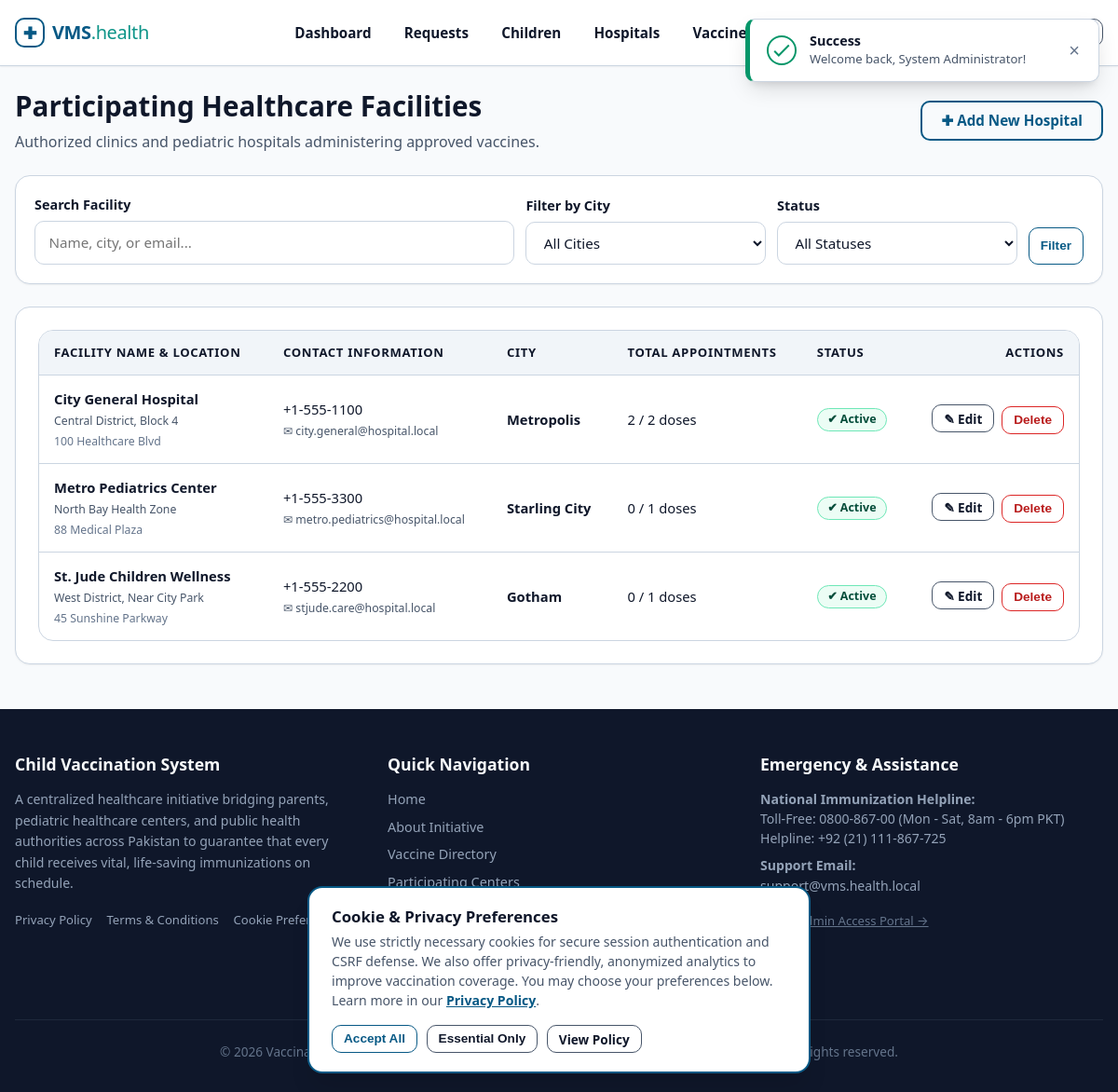
Page /vms/admin/hospitals.php (signed in) on the earlier database version.
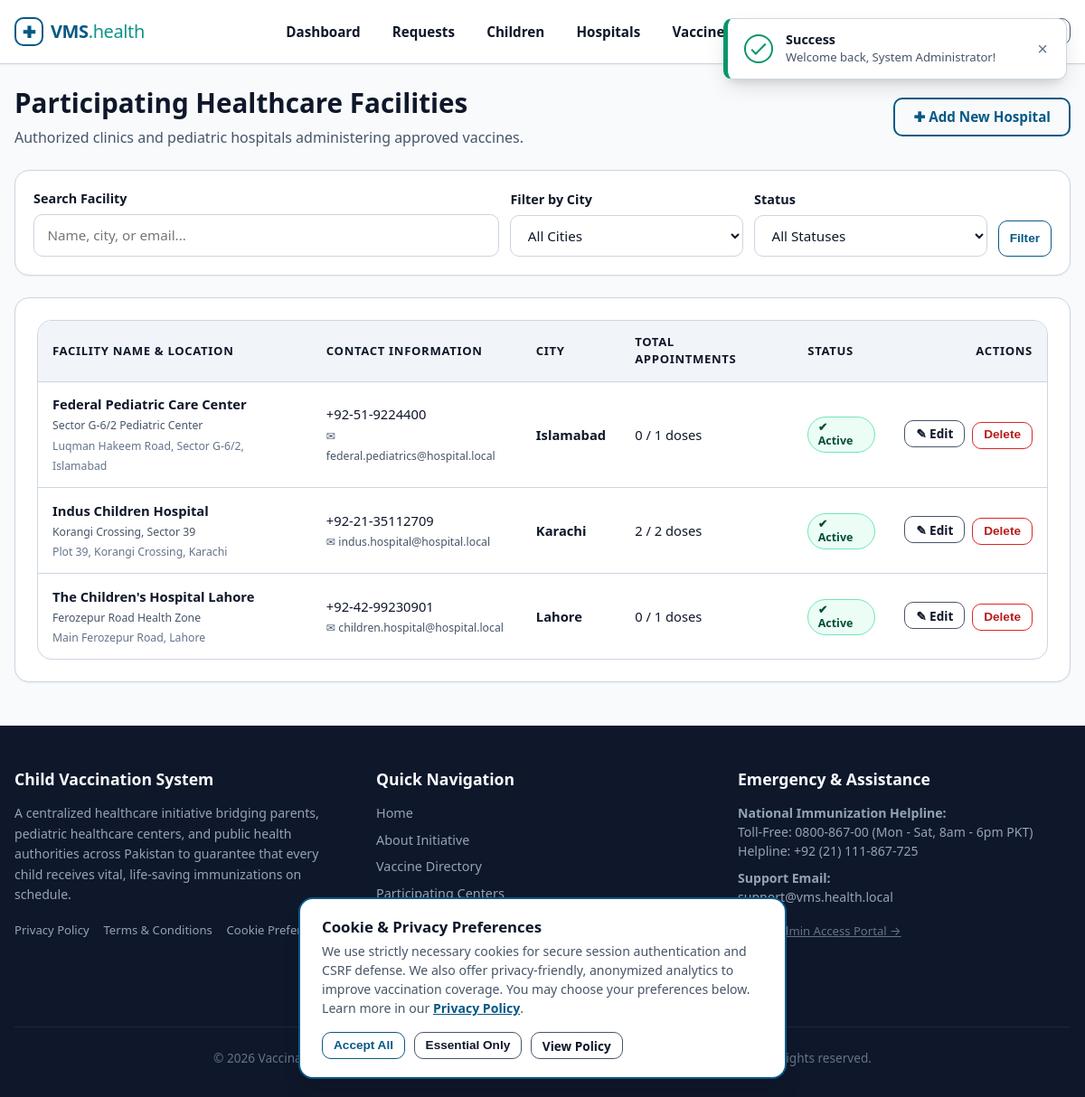
Same page on the later database version.
### tables this page shows
CREATE TABLE `hospitals` (
  `id` INT UNSIGNED NOT NULL AUTO_INCREMENT,
  `user_id` INT UNSIGNED NOT NULL COMMENT 'Foreign key to users.id',
  `name` VARCHAR(150) NOT NULL COMMENT 'Official name of the hospital / health center',
  `address` TEXT NOT NULL COMMENT 'Street address of the hospital',
  `city` VARCHAR(80) NOT NULL COMMENT 'City where hospital is located',
  `location` VARCHAR(150) NOT NULL COMMENT 'District, zone, or prominent landmark for parent search',
  `phone` VARCHAR(25) NOT NULL COMMENT 'Hospital reception / pediatric hotline',
  `status` ENUM('active', 'inactive') NOT NULL DEFAULT 'active' COMMENT 'Account status',
  `created_at` DATETIME NOT NULL DEFAULT CURRENT_TIMESTAMP,
  PRIMARY KEY (`id`),
  UNIQUE KEY `uk_hospitals_user_id` (`user_id`),
  KEY `idx_hospitals_city` (`city`),
  KEY `idx_hospitals_status` (`status`),
  CONSTRAINT `fk_hospitals_user` FOREIGN KEY (`user_id`)
    REFERENCES `users` (`id`) ON DELETE CASCADE ON UPDATE CASCADE
);

CREATE TABLE `users` (
  `id` INT UNSIGNED NOT NULL AUTO_INCREMENT,
  `name` VARCHAR(100) NOT NULL COMMENT 'Full name of user or organization representative',
  `email` VARCHAR(120) NOT NULL COMMENT 'Unique login email address',
  `password_hash` VARCHAR(255) NOT NULL COMMENT 'Bcrypt password hash produced by password_hash()',
  `role` ENUM('admin', 'parent', 'hospital') NOT NULL COMMENT 'System role controlling authorization',
  `created_at` DATETIME NOT NULL DEFAULT CURRENT_TIMESTAMP,
  PRIMARY KEY (`id`),
  UNIQUE KEY `uk_users_email` (`email`),
  KEY `idx_users_role` (`role`)
);

### vms/includes/functions.php (called while the page is built, shortened)
<?php
function url(string $path = ''): string
{
    return BASE_URL . ltrim($path, '/');
}
function e($value): string
{
    return htmlspecialchars((string)$value, ENT_QUOTES, 'UTF-8');
}

### vms/admin/hospitals.php (the view, shortened to what the changed rows need)
<?php
require_once __DIR__ . '/../includes/functions.php';
$pdo = getDBConnection();
$action = $_GET['action'] ?? 'list';
$sql = 'SELECT h.*, u.email,
               (SELECT COUNT(*) FROM bookings b WHERE b.hospital_id = h.id) AS total_bookings,
               (SELECT COUNT(*) FROM bookings b WHERE b.hospital_id = h.id AND b.vaccination_status = "vaccinated") AS total_completed
        FROM hospitals h
        JOIN users u ON h.user_id = u.id
        WHERE 1=1';
$params = [];
$sql .= ' ORDER BY h.name ASC';
$stmt = $pdo->prepare($sql);
$stmt->execute($params);
$hospitalsList = $stmt->fetchAll();
$editHospital = null;
require_once __DIR__ . '/../includes/header.php';
?>
<div class="container">
    <div style="display: flex; flex-wrap: wrap; justify-content: space-between; align-items: center; margin-bottom: 1.5rem; gap: 1rem;">
        <div>
            <h1>Participating Healthcare Facilities</h1>
        </div>
    </div>
    <?php if ($action === 'add'): ?>
        <div class="card" style="max-width: 800px; margin: 0 auto 2rem;">
            <div class="card-header">
                <h3>Enroll New Healthcare Facility</h3>
            </div>
            <form action="<?= url('admin/hospitals.php'); ?>" method="POST">
                <?= csrfField(); ?>
                <input type="hidden" name="form_action" value="add">
                <div class="grid grid-2">
                    <div class="form-group">
                        <label for="name" class="form-label required">Hospital / Center Name</label>
                        <input type="text" id="name" name="name" class="form-control" placeholder="e.g. Shaukat Khanum Pediatric Wing" required>
                    </div>
                    <div class="form-group">
                        <label for="email" class="form-label required">Official Contact Email (Login)</label>
                        <input type="email" id="email" name="email" class="form-control" placeholder="center@hospital.org.pk" required>
                    </div>
                </div>
                <div class="grid grid-2">
                    <div class="form-group">
                        <label for="phone" class="form-label required">Hotline Phone</label>
                        <input type="tel" id="phone" name="phone" class="form-control" placeholder="e.g. 021-34567890 or 0300-1234567" required>
                    </div>
                    <div class="form-group">
                        <label for="password" class="form-label required">Account Password</label>
                        <input type="password" id="password" name="password" class="form-control" placeholder="Minimum 6 characters" required>
                    </div>
                </div>
                <div class="grid grid-2">
                    <div class="form-group">
                        <label for="city" class="form-label required">City</label>
                        <input type="text" id="city" name="city" class="form-control" placeholder="e.g. Karachi" required>
                    </div>
                    <div class="form-group">
                        <label for="location" class="form-label required">District / Area Landmark</label>
                        <input type="text" id="location" name="location" class="form-control" placeholder="e.g. Gulshan-e-Iqbal, Block 13" required>
                    </div>
                </div>
                <div class="form-group">
                    <label for="address" class="form-label required">Physical Street Address</label>
                    <textarea id="address" name="address" class="form-control" rows="2" placeholder="Full street address for parent appointment directions" required></textarea>
                </div>
                <div style="display: flex; gap: 0.75rem; justify-content: flex-end; margin-top: 1rem;">
                    <a href="<?= url('admin/hospitals.php'); ?>" class="btn btn-outline">Cancel</a>
                    <button type="submit" class="btn btn-primary">Save & Register Facility &rarr;</button>
                </div>
            </form>
        </div>
    <?php else: ?>
        <div class="card">
            <?php if (empty($hospitalsList)): ?>
                <div style="text-align: center; padding: 2.5rem; color: var(--text-muted);">
                    <p style="font-size: 1.1rem; margin-bottom: 0.5rem;">No healthcare centers match your search criteria.</p>
                    <a href="<?= url('admin/hospitals.php'); ?>" class="btn btn-outline btn-sm">Clear Search Filters</a>
                </div>
            <?php else: ?>
                <div class="table-responsive">
                    <table class="table">
                        <thead>
                            <tr>
                                <th>Facility Name & Location</th>
                                <th>Contact Information</th>
                                <th>City</th>
                                <th>Total Appointments</th>
                                <th>Status</th>
                                <th style="text-align: right;">Actions</th>
                            </tr>
                        </thead>
                        <tbody>
                            <?php foreach ($hospitalsList as $h): ?>
                                <tr>
                                    <td>
                                        <strong><?= e($h['name']); ?></strong><br>
                                        <small style="color: var(--text-muted);"><?= e($h['location']); ?></small><br>
                                        <small style="color: var(--text-light);"><?= e($h['address']); ?></small>
                                    </td>
                                    <td>
                                        <span><?= e($h['phone']); ?></span><br>
                                        <small style="color: var(--text-muted);">&#9993; <?= e($h['email']); ?></small>
                                    </td>
                                    <td><strong><?= e($h['city']); ?></strong></td>
                                    <td>
                                        <span title="Completed / Total"><?= (int)$h['total_completed']; ?> / <?= (int)$h['total_bookings']; ?> doses</span>
                                    </td>
                                    <td>
                                        <?php if ($h['status'] === 'active'): ?>
                                            <span class="badge badge-success">&#10004; Active</span>
                                        <?php else: ?>
                                            <span class="badge badge-danger">&#10006; Inactive</span>
                                        <?php endif; ?>
                                    </td>
                                    <td style="text-align: right; white-space: nowrap;">
                                        <a href="<?= url('admin/hospitals.php?action=edit&id=' . (int)$h['id']); ?>" class="btn btn-outline btn-sm" title="Edit Facility">
                                            &#9998; Edit
                                        </a>
                                        <form action="<?= url('admin/hospitals.php'); ?>" method="POST" style="display: inline-block; margin-left: 0.25rem;">
                                            <button type="submit" class="btn btn-danger btn-sm" title="Delete or Deactivate"
                                                    onclick="return confirm('Are you sure you want to delete or deactivate <?= e($h['name']); ?>?');">
                                                Delete
                                            </button>
                                        </form>
                                    </td>
                                </tr>
                            <?php endforeach; ?>
                        </tbody>
                    </table>
                </div>
            <?php endif; ?>
        </div>
    <?php endif; ?>
</div>
<?php require_once __DIR__ . '/../includes/footer.php'; ?>

Differences in the rows shown:
changed hospitals: name "Metro Pediatrics Center" → "Federal Pediatric Care Center"; location "North Bay Health Zone" → "Sector G-6/2 Pediatric Center"; address "88 Medical Plaza" → "Luqman Hakeem Road, Sector G-6/2, Islamabad"; phone "+1-555-3300" → "+92-51-9224400"; user.email "metro.pediatrics@hospital.local" → "federal.pediatrics@hospital.local"; city "Starling City" → "Islamabad"; moves up the list
changed hospitals: name "City General Hospital" → "Indus Children Hospital"; location "Central District, Block 4" → "Korangi Crossing, Sector 39"; address "100 Healthcare Blvd" → "Plot 39, Korangi Crossing, Karachi"; phone "+1-555-1100" → "+92-21-35112709"; user.email "city.general@hospital.local" → "indus.hospital@hospital.local"; city "Metropolis" → "Karachi"
changed hospitals: name "St. Jude Children Wellness" → "The Children's Hospital Lahore"; location "West District, Near City Park" → "Ferozepur Road Health Zone"; address "45 Sunshine Parkway" → "Main Ferozepur Road, Lahore"; phone "+1-555-2200" → "+92-42-99230901"; user.email "stjude.care@hospital.local" → "children.hospital@hospital.local"; city "Gotham" → "Lahore"
